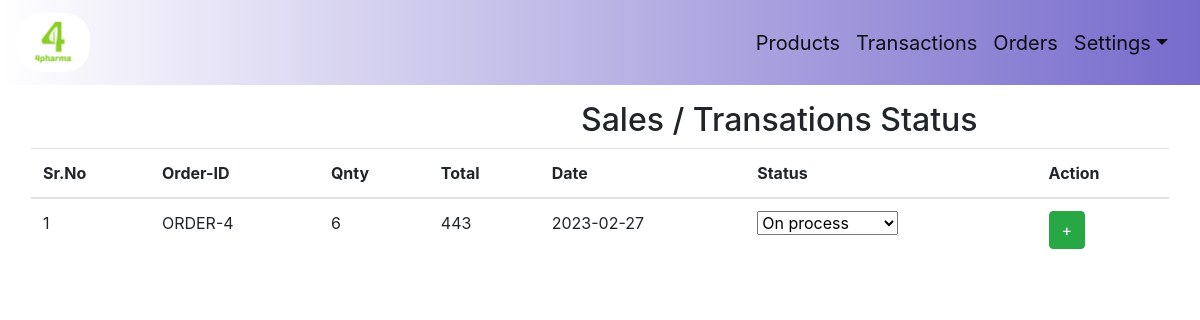
/pharma-master/admin/transactions.php (signed in), run on the app's committed database.
### tables this page shows
CREATE TABLE `orders` (
  `id` int(11) NOT NULL,
  `user_id` int(11) NOT NULL DEFAULT 0,
  `country` varchar(255) NOT NULL DEFAULT '',
  `firstname` varchar(255) NOT NULL DEFAULT '',
  `lastname` varchar(255) NOT NULL DEFAULT '',
  `company` varchar(255) NOT NULL DEFAULT '',
  `address1` text NOT NULL DEFAULT '',
  `address2` text NOT NULL DEFAULT '',
  `state` varchar(255) NOT NULL DEFAULT '',
  `zip` varchar(255) NOT NULL DEFAULT '',
  `email` varchar(255) NOT NULL DEFAULT '',
  `phone` varchar(255) NOT NULL DEFAULT '',
  `note` text NOT NULL DEFAULT '',
  `coupon` varchar(255) NOT NULL DEFAULT '',
  `total` int(20) NOT NULL DEFAULT 0,
  `status` int(11) NOT NULL DEFAULT 0,
  `cart_ids` varchar(255) NOT NULL DEFAULT '',
  `date` date NOT NULL DEFAULT current_timestamp(),
  `done` int(11) NOT NULL DEFAULT 0
);

### pharma-master/admin/transactions.php (the view, shortened to what this page needs)
<?php
    include 'controller/header.php';
    $sql = mysqli_query($conn,"SELECT * FROM orders WHERE done = '0' OR status = '8' ");
    $products = array();
    while ($result = mysqli_fetch_assoc($sql)) {
        $cart_ids = explode(",", $result['cart_ids']);
        $qnty = 0;
        $products_my = array();
        foreach($cart_ids as $id){
            $sql3 = mysqli_query($conn,"SELECT * FROM cart WHERE id = '".$id."' ");
            $res = mysqli_fetch_assoc($sql3);
            $qnty += $res['qnty'];
            $sql4 = mysqli_fetch_assoc(mysqli_query($conn,"SELECT * FROM products WHERE id = '".$res['product_id']."' "));
            if($sql4['sale_price'] > 0){
                $price = $sql4['sale_price'];
            } else{
                $price = $sql4['price'];
            }
            $products_my[] = array(
                'name' => $sql4['name'],
                'image' => $sql4['image'],
                'price' => $price,
                'qnty' => $res['qnty'],
            );
        }
        $products[] = array(
            'id' => $result['id'],
            'order' => 'ORDER-'.$result['id'],
            'qnty' => $qnty,
            'total' => $result['total'],
            'products_my' => $products_my,
            'date' => $result['date'],
            'status' => $result['status'],
        );
    }
    ?>
<!DOCTYPE html>
<html>
    <head>
        <link rel="stylesheet" type="text/css" href="//cdn.datatables.net/1.10.12/css/jquery.dataTables.css">
    </head>
    <body>
        <div>
            <div style="border-radius: 5px" class="p-3">
                <div class="container first-container col-sm-12 pull-left">
                    <h2>Sales / Transations Status</h2>
                    <table class="table table-condensed">
                        <thead>
                            <tr>
                                <th>Sr.No</th>
                                <th>Order-ID</th>
                                <th>Qnty</th>
                                <th>Total</th>
                                <th>Date</th>
                                <th>Status</th>
                                <th>Action</th>
                            </tr>
                        </thead>
                        <tbody>
                            <?php $i = 1; foreach ($products as $pkey => $pvalue) { ?>
                                <tr class="sub-container">
                                    <td><?php echo $i++; ?></td>
                                    <td><?php echo $pvalue['order']; ?></td>
                                    <td><?php echo $pvalue['qnty']; ?></td>
                                    <td><?php echo $pvalue['total']; ?></td>
                                    <td><?php echo $pvalue['date']; ?></td>
                                    <td>
                                        <select onchange="change('<?php echo $pvalue['id']; ?>',this)" class="form-select" aria-label="Default select example">
                                            <option <?php if($pvalue['status'] == '1'){ echo 'selected'; } ?> value="1">On process</option>
                                        </select>
                                    </td>
                                    <td><button type="button" class="btn btn-success exploder">
                                        <span class="glyphicon glyphicon-search">+</span>
                                        </button>
                                    </td>
                                </tr>
                            <?php } ?>
                        </tbody>
                    </table>
                </div>
            </div>
        </div>
    </body>
</html>

### pharma-master/admin/transactions.php (style rules this page uses)
h2 { display: inline-flex; margin-left: 550px; }

### data on the page
orders: order "ORDER-4", qnty "6", total "443", date "2023-02-27", id "On process"
